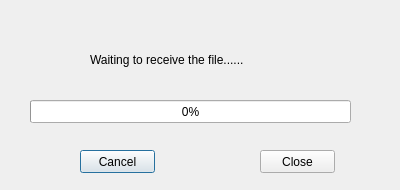
<?xml version="1.0" encoding="UTF-8"?>
<ui version="4.0">
 <class>Client</class>
 <widget class="QDialog" name="Client">
  <property name="geometry">
   <rect>
    <x>0</x>
    <y>0</y>
    <width>400</width>
    <height>190</height>
   </rect>
  </property>
  <property name="windowTitle">
   <string>接收</string>
  </property>
  <widget class="QProgressBar" name="progressBar">
   <property name="geometry">
    <rect>
     <x>30</x>
     <y>100</y>
     <width>321</width>
     <height>23</height>
    </rect>
   </property>
   <property name="value">
    <number>0</number>
   </property>
  </widget>
  <widget class="QPushButton" name="cCancleBtn">
   <property name="geometry">
    <rect>
     <x>80</x>
     <y>150</y>
     <width>75</width>
     <height>23</height>
    </rect>
   </property>
   <property name="text">
    <string>Cancel</string>
   </property>
  </widget>
  <widget class="QPushButton" name="cCloseBtn">
   <property name="geometry">
    <rect>
     <x>260</x>
     <y>150</y>
     <width>75</width>
     <height>23</height>
    </rect>
   </property>
   <property name="text">
    <string>Close</string>
   </property>
  </widget>
  <widget class="QLabel" name="label">
   <property name="geometry">
    <rect>
     <x>90</x>
     <y>50</y>
     <width>301</width>
     <height>20</height>
    </rect>
   </property>
   <property name="text">
    <string>Waiting to receive the file......</string>
   </property>
  </widget>
 </widget>
 <resources/>
 <connections/>
</ui>
